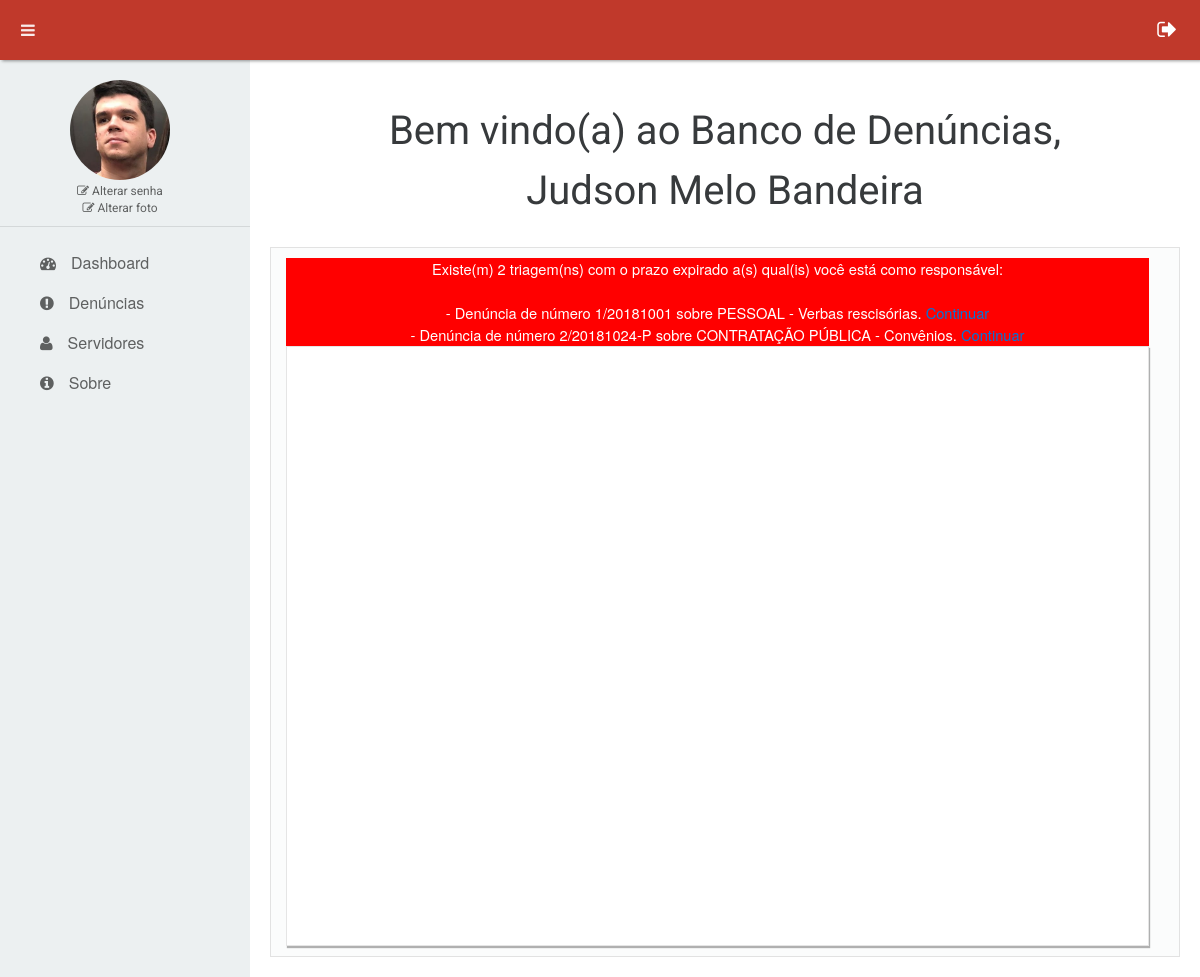
Page /home (signed in) on the committed database.
### tables this page shows
CREATE TABLE `tb_denuncias` (
  `ID` int(20) NOT NULL,
  `DS_NUMERO` varchar(20) NOT NULL,
  `DS_TIPO` enum('IDENTIFICADA','ANÔNIMA') NOT NULL,
  `ID_SERVIDOR` int(20) NOT NULL,
  `ID_ASSUNTO` int(20) NOT NULL,
  `DS_NOME_DENUNCIANTE` varchar(50) DEFAULT NULL,
  `DS_CPF_DENUNCIANTE` varchar(14) DEFAULT NULL,
  `DS_EMAIL_DENUNCIANTE` varchar(30) DEFAULT NULL,
  `DS_TELEFONE_DENUNCIANTE` varchar(9) DEFAULT NULL,
  `TX_DESCRICAO_FATO` text NOT NULL,
  `ID_ORGAO_DENUNCIADO` int(20) DEFAULT NULL,
  `ID_MUNICIPIO_FATO` int(20) DEFAULT NULL,
  `DS_ENVOLVIDOS` varchar(100) DEFAULT NULL,
  `DT_REGISTRO_EOUV` date NOT NULL,
  `DT_REGISTRO` date NOT NULL,
  `DS_NUMERO_PROCESSO_SEI` varchar(23) NOT NULL,
  `BL_ACESSO_RESTRITO` tinyint(1) DEFAULT NULL,
  `ID_RESPONSAVEL_TRIAGEM` int(20) DEFAULT NULL,
  `BL_RELEVANCIA` tinyint(1) DEFAULT NULL,
  `DT_TERMINO_TRIAGEM` date DEFAULT NULL,
  `DS_ANDAMENTO` enum('AGUARDANDO COMPLEMENTAÇÃO DO DENUNCIANTE','AGUARDANDO ANÁLISE PRELIMINAR DA OUVIDORIA') DEFAULT NULL,
  `DS_SITUACAO` enum('AGUARDANDO TRIAGEM','EM TRIAGEM','APTA','NÃO APTA') DEFAULT 'AGUARDANDO TRIAGEM',
  `ID_UNIDADE_APURACAO` int(20) DEFAULT NULL,
  `BL_TRIAGEM_CONCLUIDA` tinyint(4) NOT NULL DEFAULT '0',
  `DS_STATUS` enum('PROCEDENTE','NÃO PROCEDENTE - NÃO OCORRÊNCIA DO FATO DENUNCIADO','NÃO PROCEDENTE - INEXISTÊNCIA DE PROVAS','NÃO TRATADA') NOT NULL DEFAULT 'NÃO TRATADA'
);

CREATE TABLE `tb_assuntos_denuncia` (
  `ID` int(20) NOT NULL,
  `DS_NOME_MACRO` varchar(100) NOT NULL,
  `DS_NOME_MICRO` varchar(100) DEFAULT NULL
);

### controller/HomeController.php (called while the page is built, shortened)
<?php
require_once $_SESSION['PATH_VIEW'].'HomeView.php';
class HomeController extends Controller{
	function __construct(){
		$this->homeView = new $tipoView();
		$this->denunciasModel = new DenunciasModel();
	}
	public function carregarHome(){
		$_REQUEST['TRIAGENS_EXPIRADAS'] = $this->denunciasModel->getTriagensPrazoExpirado();
		$this->homeView->setTitulo("<center>Bem vindo(a) ao Banco de Denúncias, <br>" . $_SESSION['NOME'] . "</center>");
		$this->homeView->setConteudo('home');
		$this->homeView->carregar();
	}
}
?>

### model/Model.php (called while the page is built, shortened)
<?php
class Model{
	protected $conexao;
	public function conectar(){
		$this->conexao = mysqli_connect('localhost', 'root', '', 'banco-denuncias') or die(mysqli_error($nome_banco));
		mysqli_query($this->conexao, "SET NAMES 'utf8'");
		mysqli_query($this->conexao, 'SET character_set_connection=utf8');
		mysqli_query($this->conexao, 'SET character_set_client=utf8');
		mysqli_query($this->conexao, 'SET character_set_results=utf8');
	}
	public function executarQueryLista($query){
		$resultado = mysqli_query($this->conexao, $query) or die(mysqli_error($this->conexao));
		$lista = array();
		While($row = mysqli_fetch_array($resultado)){
			array_push($lista, $row);
		}
		return $lista;
	}
}
?>

### model/DenunciasModel.php (called while the page is built, shortened)
<?php
require_once $_SERVER['DOCUMENT_ROOT'].'/model/Model.php';
class DenunciasModel extends Model{
	public function getTriagensPrazoExpirado(){
		$query = "
		SELECT a.*,
		b.DS_NOME_MACRO NOME_MACRO, b.DS_NOME_MICRO NOME_MICRO
		FROM tb_denuncias a
		INNER JOIN tb_assuntos_denuncia b ON a.ID_ASSUNTO = b.ID
		WHERE DT_TERMINO_TRIAGEM IS NOT NULL
		AND DT_TERMINO_TRIAGEM < NOW()
		AND ID_RESPONSAVEL_TRIAGEM = ".$_SESSION['ID']."";
		$lista = $this->executarQueryLista($query);
		return $lista;
	}
}
?>

### view/HomeView.php (the view)
<?php
require_once $_SERVER['DOCUMENT_ROOT'].'/view/View.php';
class HomeView extends View{
	public function home(){ ?>
		<?php
		$listaTriagensExpiradas = $_REQUEST['TRIAGENS_EXPIRADAS'];
		if(count($listaTriagensExpiradas)>0){
		?>
			<div style='background-color:red;text-align:center;width:100%;'>
				<font color='white'>Existe(m) <?php echo count($listaTriagensExpiradas) ?> triagem(ns) com o prazo expirado a(s) qual(is) você está como responsável:<br><br>
					<?php foreach($listaTriagensExpiradas as $triagem){ ?>
					- Denúncia <?php $triagem['DS_TIPO'] ?> de número <?php echo $triagem['DS_NUMERO'] ?> sobre <?php echo $triagem['NOME_MACRO'] ?> - <?php echo $triagem['NOME_MICRO'] ?>. <a href='/denuncias/triagem/<?php echo $triagem['ID'] ?>'>Continuar</a><br>
					<?php } ?>
				</font>
			</div>
		<?php } ?>
		<div class='grafico'>
		</div>
<?php
	}
}
?>

### view/_libs/css/estilo.css (style rules this page uses)
* { margin:0; padding:0; list-style:none; }
html { height:100%; font-family: 'Montserrat', sans-serif; padding: 0; }
a:link, a:visited, a:hover, a:active { text-decoration: none }
.grafico { min-height: 600px; width: 100%; border-style: solid; border-width: 1px; border-color: rgba(0,0,0,0.1); box-shadow: 1px 2px 1px rgba(0,0,0,0.3); padding: 20px; background-color: white; }
body { margin: 0; }

### rows in the picture
tb_denuncias: DS_NUMERO "1/20181001", ID_ASSUNTO.DS_NOME_MACRO "PESSOAL", ID_ASSUNTO.DS_NOME_MICRO "Verbas rescisórias"
tb_denuncias: DS_NUMERO "2/20181024-P", ID_ASSUNTO.DS_NOME_MACRO "CONTRATAÇÃO PÚBLICA", ID_ASSUNTO.DS_NOME_MICRO "Convênios"

### other values in the picture
$this->titulo "Bem vindo(a) ao Banco de Denúncias, Judson Melo Bandeira"
count($listaTriagensExpiradas) "2"
